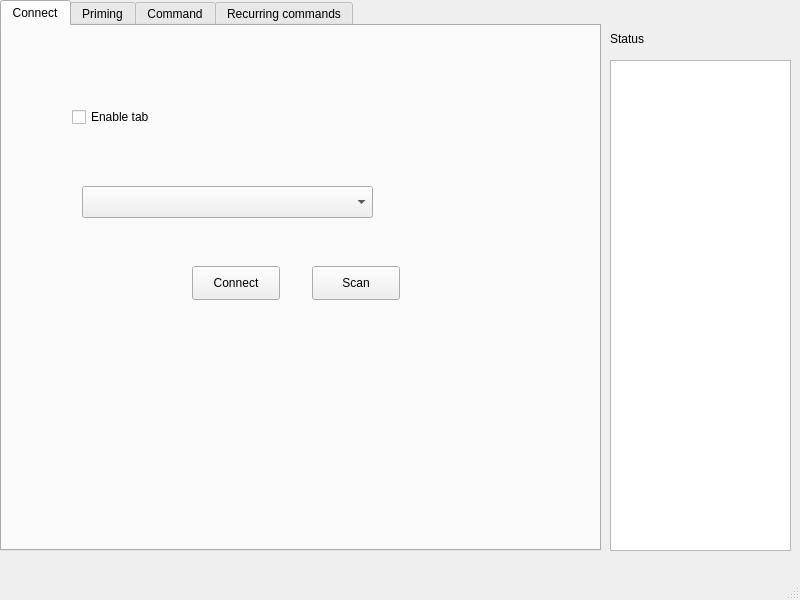
<?xml version="1.0" encoding="UTF-8"?>
<ui version="4.0">
 <class>MainWindow</class>
 <widget class="QMainWindow" name="MainWindow">
  <property name="geometry">
   <rect>
    <x>0</x>
    <y>0</y>
    <width>800</width>
    <height>600</height>
   </rect>
  </property>
  <property name="windowTitle">
   <string>MainWindow</string>
  </property>
  <widget class="QWidget" name="centralwidget">
   <widget class="QTabWidget" name="tabWidget">
    <property name="geometry">
     <rect>
      <x>0</x>
      <y>0</y>
      <width>601</width>
      <height>551</height>
     </rect>
    </property>
    <property name="currentIndex">
     <number>0</number>
    </property>
    <widget class="QWidget" name="ConnectTab">
     <attribute name="title">
      <string>Connect</string>
     </attribute>
     <widget class="QPushButton" name="connectButton">
      <property name="geometry">
       <rect>
        <x>190</x>
        <y>240</y>
        <width>88</width>
        <height>34</height>
       </rect>
      </property>
      <property name="text">
       <string>Connect</string>
      </property>
     </widget>
     <widget class="QComboBox" name="comboBox">
      <property name="geometry">
       <rect>
        <x>80</x>
        <y>160</y>
        <width>291</width>
        <height>32</height>
       </rect>
      </property>
     </widget>
     <widget class="QCheckBox" name="checkBox">
      <property name="geometry">
       <rect>
        <x>70</x>
        <y>80</y>
        <width>131</width>
        <height>22</height>
       </rect>
      </property>
      <property name="text">
       <string>Enable tab</string>
      </property>
     </widget>
     <widget class="QPushButton" name="scanButton">
      <property name="geometry">
       <rect>
        <x>310</x>
        <y>240</y>
        <width>88</width>
        <height>34</height>
       </rect>
      </property>
      <property name="text">
       <string>Scan</string>
      </property>
     </widget>
    </widget>
    <widget class="QWidget" name="PrimingTab">
     <attribute name="title">
      <string>Priming</string>
     </attribute>
     <widget class="QPushButton" name="startPrime">
      <property name="geometry">
       <rect>
        <x>100</x>
        <y>200</y>
        <width>121</width>
        <height>51</height>
       </rect>
      </property>
      <property name="text">
       <string>Start priming</string>
      </property>
     </widget>
     <widget class="QPushButton" name="rotateBtn">
      <property name="geometry">
       <rect>
        <x>270</x>
        <y>210</y>
        <width>89</width>
        <height>25</height>
       </rect>
      </property>
      <property name="text">
       <string>Rotation</string>
      </property>
     </widget>
     <widget class="QPushButton" name="stopBtn">
      <property name="geometry">
       <rect>
        <x>410</x>
        <y>210</y>
        <width>89</width>
        <height>25</height>
       </rect>
      </property>
      <property name="text">
       <string>Stop</string>
      </property>
     </widget>
    </widget>
    <widget class="QWidget" name="CommandsTab">
     <attribute name="title">
      <string>Command</string>
     </attribute>
     <widget class="QTextEdit" name="cmdTxt">
      <property name="geometry">
       <rect>
        <x>43</x>
        <y>140</y>
        <width>271</width>
        <height>41</height>
       </rect>
      </property>
     </widget>
     <widget class="QPlainTextEdit" name="outTxt">
      <property name="geometry">
       <rect>
        <x>40</x>
        <y>230</y>
        <width>371</width>
        <height>191</height>
       </rect>
      </property>
     </widget>
     <widget class="QLabel" name="label">
      <property name="geometry">
       <rect>
        <x>50</x>
        <y>200</y>
        <width>58</width>
        <height>18</height>
       </rect>
      </property>
      <property name="text">
       <string>Output</string>
      </property>
     </widget>
     <widget class="QLabel" name="label_5">
      <property name="geometry">
       <rect>
        <x>40</x>
        <y>110</y>
        <width>111</width>
        <height>18</height>
       </rect>
      </property>
      <property name="text">
       <string>Command</string>
      </property>
     </widget>
     <widget class="QPushButton" name="SendButton">
      <property name="geometry">
       <rect>
        <x>370</x>
        <y>140</y>
        <width>88</width>
        <height>34</height>
       </rect>
      </property>
      <property name="text">
       <string>Send</string>
      </property>
     </widget>
    </widget>
    <widget class="QWidget" name="RecurringTab">
     <attribute name="title">
      <string>Recurring commands</string>
     </attribute>
     <widget class="QTextEdit" name="reCmdTxt">
      <property name="geometry">
       <rect>
        <x>60</x>
        <y>100</y>
        <width>271</width>
        <height>41</height>
       </rect>
      </property>
     </widget>
     <widget class="QLabel" name="label_2">
      <property name="geometry">
       <rect>
        <x>70</x>
        <y>210</y>
        <width>58</width>
        <height>18</height>
       </rect>
      </property>
      <property name="text">
       <string>Output</string>
      </property>
     </widget>
     <widget class="QPlainTextEdit" name="reOut">
      <property name="geometry">
       <rect>
        <x>60</x>
        <y>240</y>
        <width>371</width>
        <height>191</height>
       </rect>
      </property>
     </widget>
     <widget class="QTextEdit" name="reTime">
      <property name="geometry">
       <rect>
        <x>350</x>
        <y>100</y>
        <width>104</width>
        <height>41</height>
       </rect>
      </property>
     </widget>
     <widget class="QLabel" name="label_3">
      <property name="geometry">
       <rect>
        <x>350</x>
        <y>70</y>
        <width>111</width>
        <height>18</height>
       </rect>
      </property>
      <property name="text">
       <string>Recurring time</string>
      </property>
     </widget>
     <widget class="QLabel" name="label_4">
      <property name="geometry">
       <rect>
        <x>60</x>
        <y>70</y>
        <width>111</width>
        <height>18</height>
       </rect>
      </property>
      <property name="text">
       <string>Command</string>
      </property>
     </widget>
     <widget class="QPushButton" name="SetButton">
      <property name="geometry">
       <rect>
        <x>330</x>
        <y>160</y>
        <width>88</width>
        <height>34</height>
       </rect>
      </property>
      <property name="text">
       <string>Set</string>
      </property>
     </widget>
    </widget>
   </widget>
   <widget class="QLabel" name="statusLabel">
    <property name="geometry">
     <rect>
      <x>610</x>
      <y>30</y>
      <width>67</width>
      <height>17</height>
     </rect>
    </property>
    <property name="text">
     <string>Status</string>
    </property>
   </widget>
   <widget class="QPlainTextEdit" name="statusTxt">
    <property name="geometry">
     <rect>
      <x>610</x>
      <y>60</y>
      <width>181</width>
      <height>491</height>
     </rect>
    </property>
   </widget>
  </widget>
  <widget class="QMenuBar" name="menubar">
   <property name="geometry">
    <rect>
     <x>0</x>
     <y>0</y>
     <width>800</width>
     <height>22</height>
    </rect>
   </property>
  </widget>
  <widget class="QStatusBar" name="statusbar"/>
 </widget>
 <resources/>
 <connections/>
</ui>
